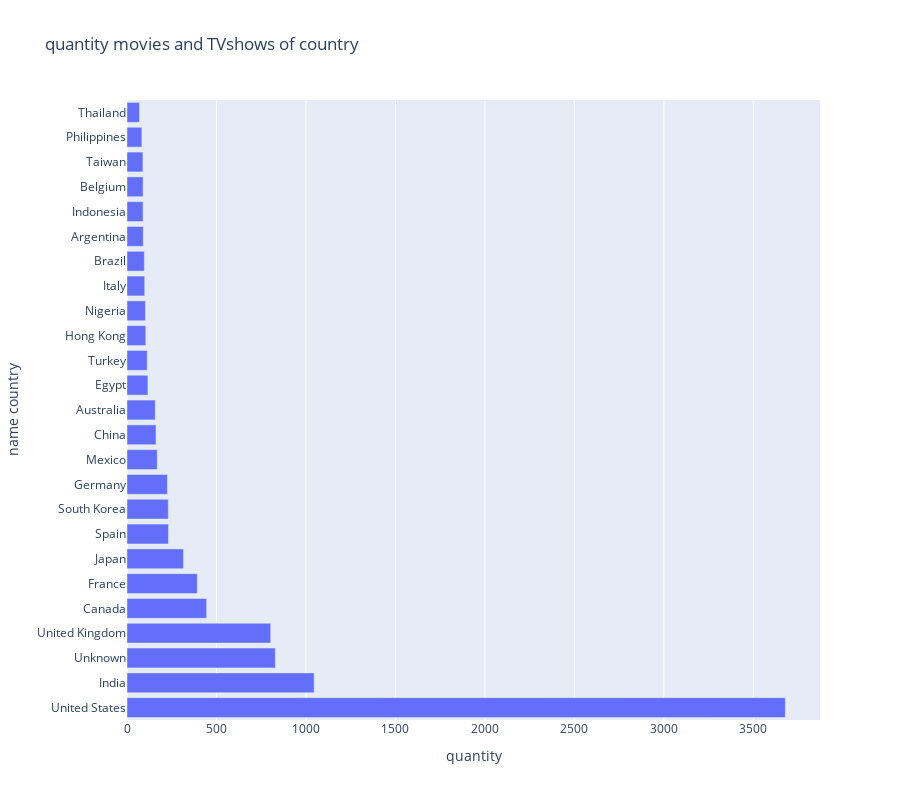

Source (notebook cell):
### Code cell
import plotly.express as px

fig = px.bar(country1, x="title", y="country", orientation='h',height=800,labels={
                     "title": "quantity",
                     "country": "name country"
                    
                 }, title= "quantity movies and TVshows of country" )
fig.show()

### Figure 1 — Plotly figure (JSON) as saved in the notebook; plotly's stock layout.template omitted (floating-point values rounded to 4 significant figures)
{"data": [{"alignmentgroup": "True", "hovertemplate": "quantity=%{x}<br>name country=%{y}<extra></extra>", "legendgroup": "", "marker": {"color": "#636efa", "pattern": {"shape": ""}}, "name": "", "offsetgroup": "", "orientation": "h", "showlegend": false, "textposition": "auto", "type": "bar", "x": [3679, 1046, 829, 803, 445, 393, 316, 232, 231, 226, 169, 162, 158, 117, 113, 105, 103, 99, 97, 91, 90, 90, 89, 83, 70], "xaxis": "x", "y": ["United States", "India", "Unknown", "United Kingdom", "Canada", "France", "Japan", "Spain", "South Korea", "Germany", "Mexico", "China", "Australia", "Egypt", "Turkey", "Hong Kong", "Nigeria", "Italy", "Brazil", "Argentina", "Indonesia", "Belgium", "Taiwan", "Philippines", "Thailand"], "yaxis": "y"}], "layout": {"barmode": "relative", "height": 800, "legend": {"tracegroupgap": 0}, "title": {"text": "quantity movies and TVshows of country"}, "xaxis": {"anchor": "y", "domain": [0, 1], "title": {"text": "quantity"}}, "yaxis": {"anchor": "x", "domain": [0, 1], "title": {"text": "name country"}}}}
